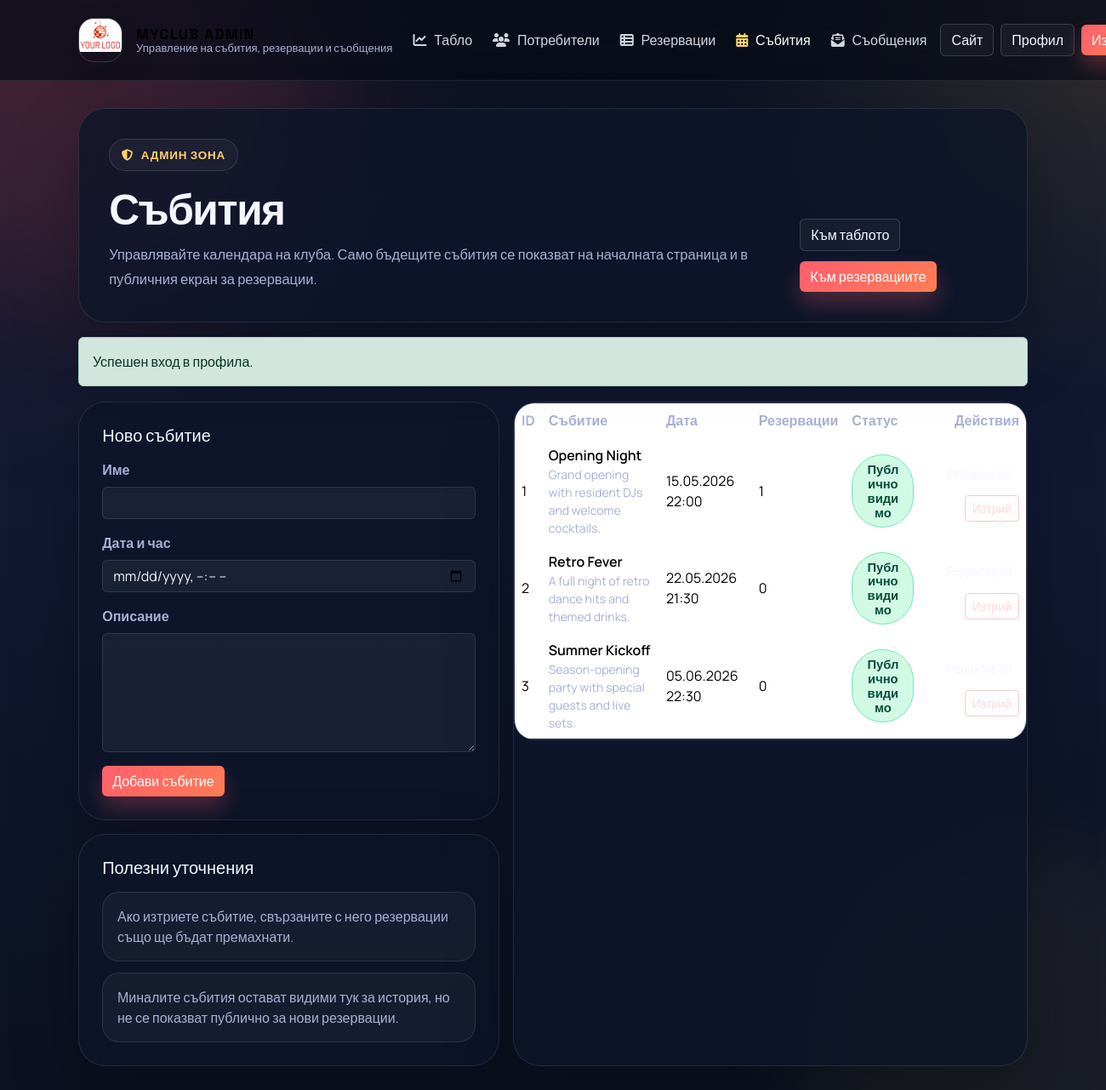
Page /CODE/admin/parties.php (signed in) on the committed database.
### tables this page shows
CREATE TABLE parties (
  id_party INT AUTO_INCREMENT PRIMARY KEY,
  name_party VARCHAR(150) NOT NULL,
  event_date DATETIME NOT NULL,
  description TEXT NULL,
  created_at DATETIME NOT NULL DEFAULT CURRENT_TIMESTAMP
);

### CODE/includes/bootstrap.php (called while the page is built, shortened)
<?php
function e(mixed $value): string
{
    return htmlspecialchars((string) $value, ENT_QUOTES | ENT_SUBSTITUTE, 'UTF-8');
}
function format_datetime(?string $value, string $fallback = '-'): string
{
    try {
        $date = new DateTimeImmutable($value);
    } catch (Exception) {
        return $value;
    }
    return $date->format('d.m.Y H:i');
}
function format_datetime_local_value(?string $value): string
{
    if (!$value) {
        return '';
    }
    return $date->format('Y-m-d\TH:i');
}

### CODE/admin/parties.php (the view, shortened to what this page needs)
<?php
require_once dirname(__DIR__) . '/includes/bootstrap.php';
require_once __DIR__ . '/_chrome.php';
$connection = db();
$editParty = [
    'id_party' => 0,
    'name_party' => '',
    'event_date' => '',
    'description' => '',
];
$parties = $connection->query(
    'SELECT p.id_party,
            p.name_party,
            p.event_date,
            p.description,
            p.created_at,
            COUNT(r.id_reservation) AS reservation_count,
            CASE WHEN p.event_date >= NOW() THEN 1 ELSE 0 END AS is_upcoming
     FROM parties p
     LEFT JOIN reservation r ON r.id_party = p.id_party
     GROUP BY p.id_party, p.name_party, p.event_date, p.description, p.created_at
     ORDER BY p.event_date ASC'
)->fetchAll();
$actions = '<a href="dashboard.php" class="btn btn-ghost-light">Към таблото</a>'
    . '<a href="reservations.php" class="btn btn-brand">Към резервациите</a>';
?>
<section class="admin-split">
  <div class="admin-stack">
    <article class="admin-card">
      <h2 class="h5 mb-3"><?= $editParty['id_party'] ? 'Редакция на събитие' : 'Ново събитие' ?></h2>
      <form method="post" class="row g-3">
        <div class="col-12">
          <label for="name_party" class="form-label">Име</label>
          <input type="text" class="form-control" id="name_party" name="name_party" value="<?= e($editParty['name_party']) ?>" required>
        </div>
        <div class="col-12">
          <label for="event_date" class="form-label">Дата и час</label>
          <input type="datetime-local" class="form-control" id="event_date" name="event_date" value="<?= e(format_datetime_local_value($editParty['event_date'])) ?>" required>
        </div>
        <div class="col-12">
          <label for="description" class="form-label">Описание</label>
          <textarea class="form-control" id="description" name="description" rows="5"><?= e($editParty['description']) ?></textarea>
        </div>
        <div class="col-12 d-flex flex-wrap gap-2">
          <button type="submit" class="btn btn-brand"><?= $editParty['id_party'] ? 'Запази промените' : 'Добави събитие' ?></button>
        </div>
      </form>
    </article>
    <article class="admin-card">
      <h2 class="h5 mb-3">Полезни уточнения</h2>
      <ul class="admin-note-list">
        <li>Ако изтриете събитие, свързаните с него резервации също ще бъдат премахнати.</li>
        <li>Миналите събития остават видими тук за история, но не се показват публично за нови резервации.</li>
      </ul>
    </article>
  </div>
  <article class="admin-card p-0">
    <div class="admin-table-shell">
      <div class="table-responsive">
        <table class="table align-middle">
          <thead>
            <tr>
              <th>ID</th>
              <th>Събитие</th>
              <th>Дата</th>
              <th>Резервации</th>
              <th>Статус</th>
              <th class="text-end">Действия</th>
            </tr>
          </thead>
          <tbody>
            <?php foreach ($parties as $party): ?>
              <?php $isUpcoming = (bool) $party['is_upcoming']; ?>
              <tr>
                <td data-label="ID"><?= (int) $party['id_party'] ?></td>
                <td data-label="Събитие">
                  <div class="fw-semibold"><?= e($party['name_party']) ?></div>
                  <div class="text-muted small"><?= e($party['description'] ?: 'Без описание') ?></div>
                </td>
                <td data-label="Дата"><?= e(format_datetime($party['event_date'])) ?></td>
                <td data-label="Резервации"><?= (int) $party['reservation_count'] ?></td>
                <td class="status-cell" data-label="Статус">
                  <span class="status-pill <?= $isUpcoming ? 'is-success' : 'is-warning' ?>">
                    <?= $isUpcoming ? 'Публично видимо' : 'Само история' ?>
                  </span>
                </td>
                <td class="text-end" data-label="Действия">
                  <div class="admin-inline-actions">
                    <a href="parties.php?edit=<?= (int) $party['id_party'] ?>" class="btn btn-sm btn-ghost-light">Редактирай</a>
                    <form method="post" class="d-inline" onsubmit="return confirm('Изтриването на събитие ще премахне и свързаните резервации. Продължавате ли?');">
                      <button type="submit" class="btn btn-sm btn-outline-danger">Изтрий</button>
                    </form>
                  </div>
                </td>
              </tr>
            <?php endforeach; ?>
          </tbody>
        </table>
      </div>
    </div>
  </article>
</section>

### CODE/css/site-refresh.css (style rules this page uses)
:root { --bg: #0b1020; --bg-soft: #11172b; --panel: rgba(14, 21, 42, 0.78); --panel-strong: rgba(12, 17, 34, 0.92); --line: rgba(255, 255, 255, 0.1); --line-strong: rgba(255, 255, 255, 0.16); --text: #f5f7ff; --muted: #a8b0d4; --accent: #ff5f6d; --accent-strong: #ff7d54; --accent-alt: #ffd166; --success: #2fd38b; --warning: #ffbf69; --danger: #ff6b6b; --shadow: 0 30px 80px rgba(0, 0, 0, 0.28); --shadow-soft: 0 18px 40px rgba(0, 0, 0, 0.2); --radius-lg: 32px; --radius-md: 22px; --radius-sm: 16px; }
html { scroll-behavior: smooth; }
body.brand-body { position: relative; min-height: 100vh; margin: 0; font-family: "Manrope", sans-serif; color: var(--text); background: radial-gradient(circle at top left, rgba(255, 95, 109, 0.16), transparent 30%), radial-gradient(circle at top right, rgba(255, 209, 102, 0.14), transparent 25%), linear-gradient(180deg, #0c1121 0%, #111933 45%, #0b1120 100%); }
body.brand-body::before, body.brand-body::after { content: ""; position: fixed; z-index: 0; width: 32rem; height: 32rem; border-radius: 50%; filter: blur(60px); opacity: 0.5; pointer-events: none; }
body.brand-body::before { top: -10rem; left: -8rem; background: rgba(255, 95, 109, 0.18); }
body.brand-body::after { right: -10rem; bottom: -12rem; background: rgba(255, 209, 102, 0.12); }
.btn-brand { border: none; color: #fff; background: linear-gradient(135deg, var(--accent), var(--accent-strong)); box-shadow: 0 14px 26px rgba(255, 95, 109, 0.28); }
.btn-ghost-light { border: 1px solid var(--line-strong); color: var(--text); background: rgba(255, 255, 255, 0.04); }
.meta-pill, .status-pill { display: inline-flex; align-items: center; justify-content: center; flex-wrap: wrap; gap: 0.45rem; max-width: 100%; padding: 0.5rem 0.8rem; border-radius: 999px; border: 1px solid var(--line); background: rgba(255, 255, 255, 0.05); color: var(--muted); font-size: 0.92rem; font-weight: 800; line-height: 1.15; text-align: center; overflow-wrap: anywhere; }
.status-pill.is-success { color: #064e3b; border-color: #6ee7b7; background: #d1fae5; }
.admin-grid, .admin-split, .admin-stack, .admin-message-grid { display: grid; gap: 1rem; }
.admin-split { grid-template-columns: minmax(320px, 0.9fr) minmax(0, 1.1fr); }
.admin-card { border: 1px solid var(--line); border-radius: var(--radius-lg); background: var(--panel); box-shadow: var(--shadow); padding: clamp(1.25rem, 2.6vw, 1.7rem); }
.admin-card.p-0 { padding: 0; }
.admin-card h2, .admin-card h3, .admin-card strong, .admin-card label, .admin-card .table { color: var(--text); }
.admin-note-list, .admin-detail-list { display: grid; gap: 0.8rem; margin: 0; padding: 0; list-style: none; }
.admin-note-list li, .admin-detail-list li { padding: 1rem 1.05rem; border: 1px solid var(--line); border-radius: 20px; background: rgba(255, 255, 255, 0.04); color: var(--muted); }
.admin-table-shell { overflow: hidden; border: 1px solid var(--line); border-radius: 24px; background: rgba(255, 255, 255, 0.03); }
.admin-table-shell .table { margin-bottom: 0; color: var(--text); }
.admin-table-shell th { color: var(--muted); border-color: var(--line) !important; }
.admin-table-shell td { border-color: rgba(255, 255, 255, 0.06) !important; }
.admin-page .text-muted, .admin-page .table .text-muted, .admin-page small.text-muted { color: var(--muted) !important; }
.admin-page .form-label { color: var(--muted); font-weight: 700; }
.admin-page .form-control, .admin-page .form-select { border-color: var(--line); background: rgba(255, 255, 255, 0.05); color: var(--text); }
.admin-page .form-control::placeholder { color: rgba(168, 176, 212, 0.8); }
.admin-page textarea.form-control { min-height: 140px; }
.admin-page .btn-outline-danger { color: #ffd9d9; border-color: rgba(255, 107, 107, 0.38); }
.admin-inline-actions { display: flex; flex-wrap: wrap; gap: 0.65rem; justify-content: flex-end; }

### rows in the picture
parties: id_party "1", name_party "Opening Night", description "Grand opening with resident DJs and welcome cocktails.", event_date "15.05.2026 22:00", reservation_count "1"
parties: id_party "2", name_party "Retro Fever", description "A full night of retro dance hits and themed drinks.", event_date "22.05.2026 21:30", reservation_count "0"
parties: id_party "3", name_party "Summer Kickoff", description "Season-opening party with special guests and live sets.", event_date "05.06.2026 22:30", reservation_count "0"

### other values in the picture
$item['label'] "Табло"
$item['label'] "Потребители"
$item['label'] "Резервации"
$item['label'] "Събития"
$item['label'] "Съобщения"
$heading "Събития"
$subtitle "Управлявайте календара на клуба. Само бъдещите събития се показват на началната страница и в публичния екран за резервации."
$flash['message'] "Успешен вход в профила."
